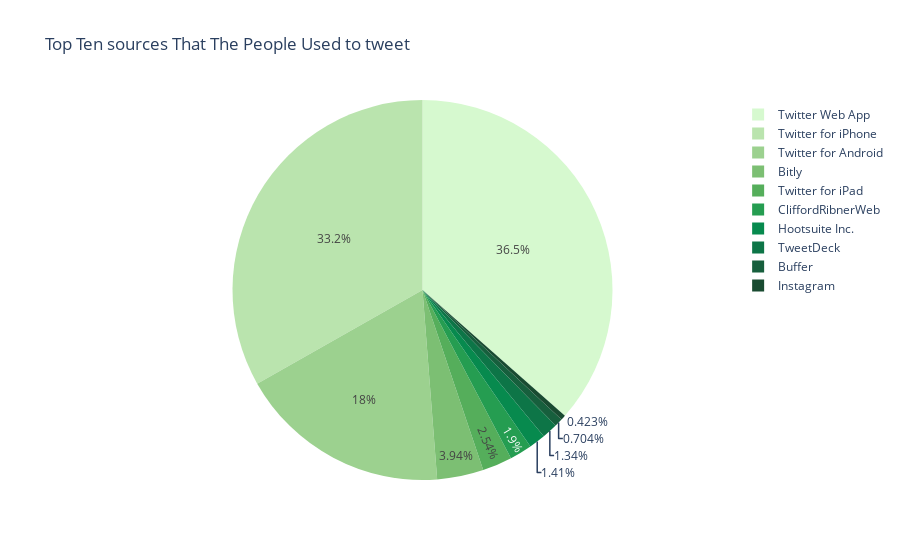

Notebook cell for this chart:
### Code cell
nams=df['sourceLabel'].value_counts()[:10].keys()
fig = px.pie(df, values=df['sourceLabel'].value_counts()[:10], names=nams, title='Top Ten sources That The People Used to tweet',color_discrete_sequence=px.colors.sequential.algae)
fig.show()

### Figure 1 — Plotly figure (JSON) as saved in the notebook; plotly's stock layout.template omitted (floating-point values rounded to 4 significant figures)
{"data": [{"domain": {"x": [0, 1], "y": [0, 1]}, "hovertemplate": "label=%{label}<br>value=%{value}<extra></extra>", "labels": ["Twitter Web App", "Twitter for iPhone", "Twitter for Android", "Bitly", "Twitter for iPad", "CliffordRibnerWeb", "Hootsuite Inc.", "TweetDeck", "Buffer", "Instagram"], "legendgroup": "", "name": "", "showlegend": true, "type": "pie", "values": [1037, 943, 512, 112, 72, 54, 40, 38, 20, 12]}], "layout": {"legend": {"tracegroupgap": 0}, "piecolorway": ["rgb(214, 249, 207)", "rgb(186, 228, 174)", "rgb(156, 209, 143)", "rgb(124, 191, 115)", "rgb(85, 174, 91)", "rgb(37, 157, 81)", "rgb(7, 138, 78)", "rgb(13, 117, 71)", "rgb(23, 95, 61)", "rgb(25, 75, 49)", "rgb(23, 55, 35)", "rgb(17, 36, 20)"], "title": {"text": "Top Ten sources That The People Used to tweet"}}}
